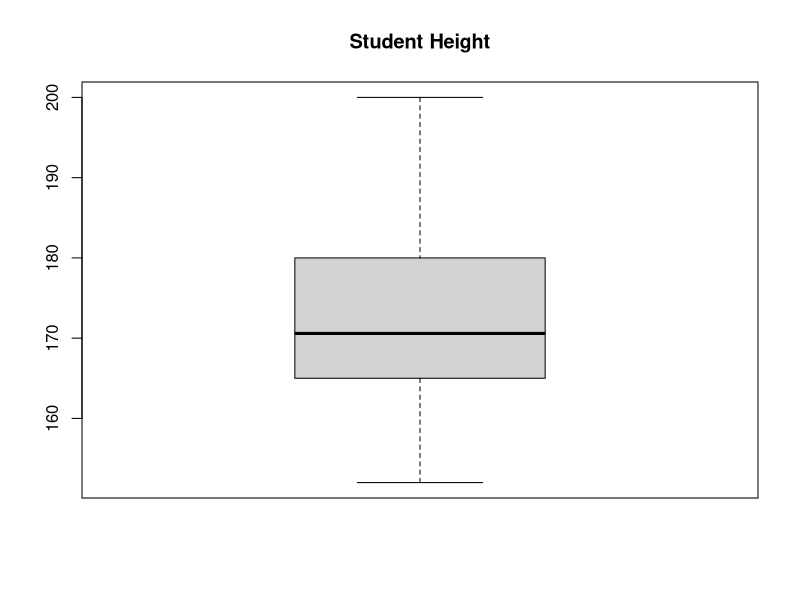
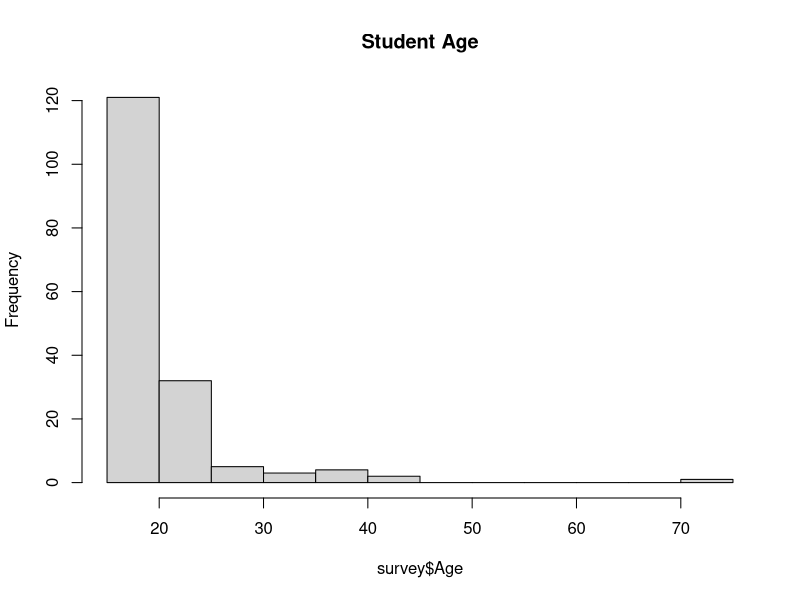

Recreate these plots in R, in order.
## ---- chunk 1
knitr::opts_chunk$set(echo = TRUE)
library(ggplot2)
library(tidyverse)
## ---- chunk 2
survey <- read.csv("survey.csv")
survey[survey == ''] <- NA
survey <- survey %>% drop_na()
## ---- chunk 3
table(data.frame("Exer" = survey$Exer, "Smoke" = survey$Smoke))
## ---- chunk 4
table(data.frame("W.Hnd" = survey$W.Hnd, "Clap" = survey$Clap))
## ---- chunk 5
boxplot(survey$Height, main = "Student Height")
## ---- chunk 6
hist(survey$Age, main = "Student Age")
## ---- chunk 7
summary(survey$Pulse)
summary(survey$Wr.Hnd)
